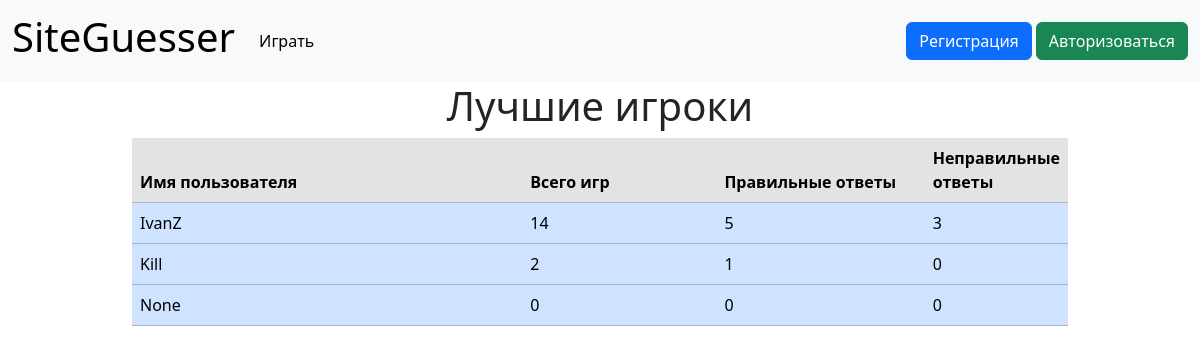
Before: / with the older database file.
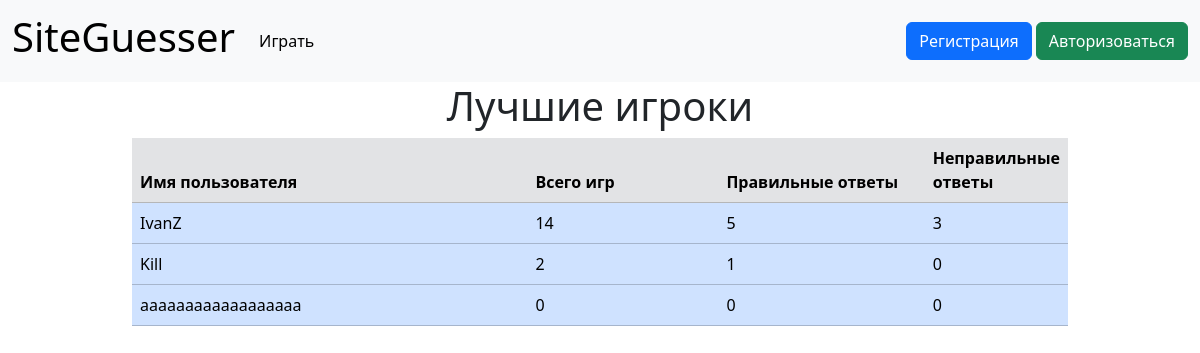
After: the same page with the newer database file.
### data/users.py (models this page shows, shortened)
class User(SqlAlchemyBase, UserMixin, SerializerMixin):
    __tablename__ = 'user'
    id = sqlalchemy.Column(sqlalchemy.Integer,
                           primary_key=True, autoincrement=True)
    login = sqlalchemy.Column(sqlalchemy.String, unique=True, nullable=True)
    description = sqlalchemy.Column(sqlalchemy.String)  # описание
    role = sqlalchemy.Column(sqlalchemy.String, nullable=True, default="newbie")  # роль
    banned = sqlalchemy.Column(sqlalchemy.Boolean, nullable=True, default=False)  # бан
    created_date = sqlalchemy.Column(sqlalchemy.DateTime)
    modified_date = sqlalchemy.Column(sqlalchemy.DateTime)
    hashed_password = sqlalchemy.Column(sqlalchemy.String, nullable=True)
    statistic = orm.relationship("Statistic", back_populates='user', uselist=False)
    games = orm.relationship("Game", back_populates='user')
    website = orm.relationship("Website", back_populates='user')

### data/statistics.py (models this page shows)
class Statistic(SqlAlchemyBase, UserMixin, SerializerMixin):
    __tablename__ = 'statistic'
    id = sqlalchemy.Column(sqlalchemy.Integer,
                           primary_key=True, autoincrement=True)
    user_id = sqlalchemy.Column(sqlalchemy.Integer, sqlalchemy.ForeignKey("user.id"), nullable=True, unique=True)
    total_games = sqlalchemy.Column(sqlalchemy.Integer, nullable=True, default=0)  # общее количество сыгранных игр
    correct_answers = sqlalchemy.Column(sqlalchemy.Integer, nullable=True, default=0)  # количество правильных ответов
    wrong_answers = sqlalchemy.Column(sqlalchemy.Integer, nullable=True, default=0)  # количество неправильных ответов
    average_score = sqlalchemy.Column(sqlalchemy.Integer, nullable=True, default=0)  # средний балл за игру
    best_score = sqlalchemy.Column(sqlalchemy.Integer, nullable=True, default=0)  # лучший счёт
    user = orm.relationship('User')

### main.py (the view)
@app.route("/")
def index():
    db_sess = db_session.create_session()
    params = {"title": "Лучшие игроки",
              "users": [user for user in
                        db_sess.query(User).join(Statistic).filter(User.banned == 0).order_by(
                            desc(Statistic.correct_answers), desc(User.login)).limit(10).all()]}
    return render_template("index.html", **params)

### data/db_session.py (called while the page is built)
def create_session() -> Session:
    global __factory
    return __factory()

### templates/index.html
{% extends "base.html" %}
{% block content %}
<div class="main-body">
    <h1 class="text-center">Лучшие игроки</h1>
    <div class="container">
        <table class="table">
            <thead>
            <tr class="table-secondary">
                <th class="col-6" scope="col">Имя пользователя</th>
                <th class="col-3" scope="col">Всего игр</th>
                <th class="col-3" scope="col">Правильные ответы</th>
                <th class="col-3" scope="col">Неправильные ответы</th>
            </tr>
            </thead>
            <tbody>
            {% for user in users %}
            <tr class="table-primary">
                {% if current_user.is_authenticated: %}
                <td><a class="btn btn-primary" href="/profile/{{ user.login }}" role="button">{{ user.login }}</a></td>
                {% else: %}
                <td>{{ user.login }}</td>
                {% endif %}
                <td>{{ user.statistic.total_games }}</td>
                <td>{{ user.statistic.correct_answers }}</td>
                <td>{{ user.statistic.wrong_answers }}</td>
            </tr>
            {% endfor %}
            </tbody>
        </table>
    </div>
</div>
{% endblock %}

Changed rows visible on the page:
no longer on this page (row edited): User: login "None", statistic.total_games "0", statistic.correct_answers "0", statistic.wrong_answers "0"
added User: login "aaaaaaaaaaaaaaaaaa", statistic.total_games "0", statistic.correct_answers "0", statistic.wrong_answers "0"
